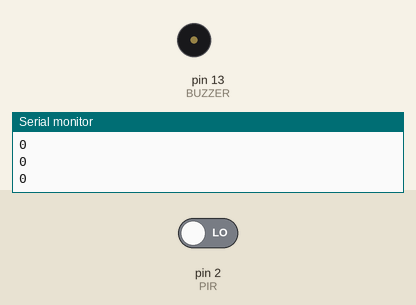
Recording of a sketch running on a simulated Arduino Uno, built with avr-gcc and run on an emulated ATmega328P. Parts: buzzer (waves = sounding, pin HIGH), the last lines printed to the serial monitor. The inputs (shaded band) are chosen by the test bench; at power-on: pin 2 (PIR) LOW.

Above: at 1.2 s.
1.3 s: pin 2 (PIR) driven HIGH
At 2.5 s:
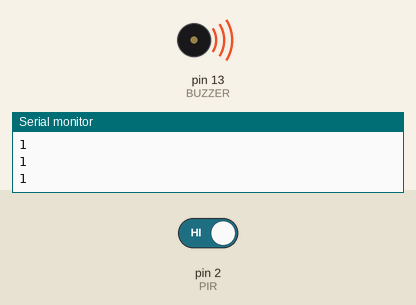
2.9 s: pin 2 (PIR) driven LOW
At 3.7 s:
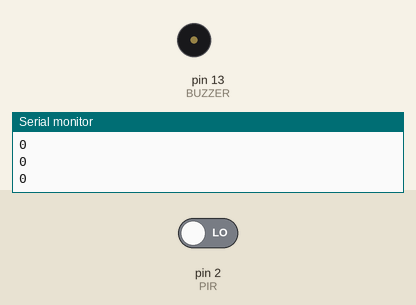
Timing chart, 0 to 5.9 s (numbered marks = the images above; inputs shaded):
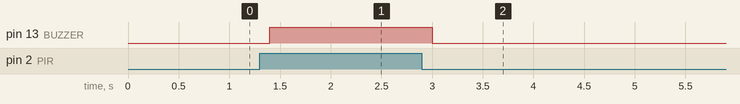

Measured:
- after the input at 1.3 s, pin 13 (BUZZER): LOW → HIGH after 0.10 s
- after the input at 2.9 s, pin 13 (BUZZER): HIGH → LOW after 0.10 s

The sketch:

PIR_sense.ino
```cpp
int PIR=2;
int BUZZER=13;
int motion=0;
void setup() {
  Serial.begin(9600);
  pinMode(PIR,INPUT);
  pinMode(BUZZER,OUTPUT);
  digitalWrite(BUZZER,LOW);

}

void loop() {
  motion=digitalRead(PIR);
  Serial.println(motion);
  if(motion==HIGH){
    digitalWrite(BUZZER,HIGH);
  }
  else{
    digitalWrite(BUZZER,LOW);
  }
  delay(200);
}
```
